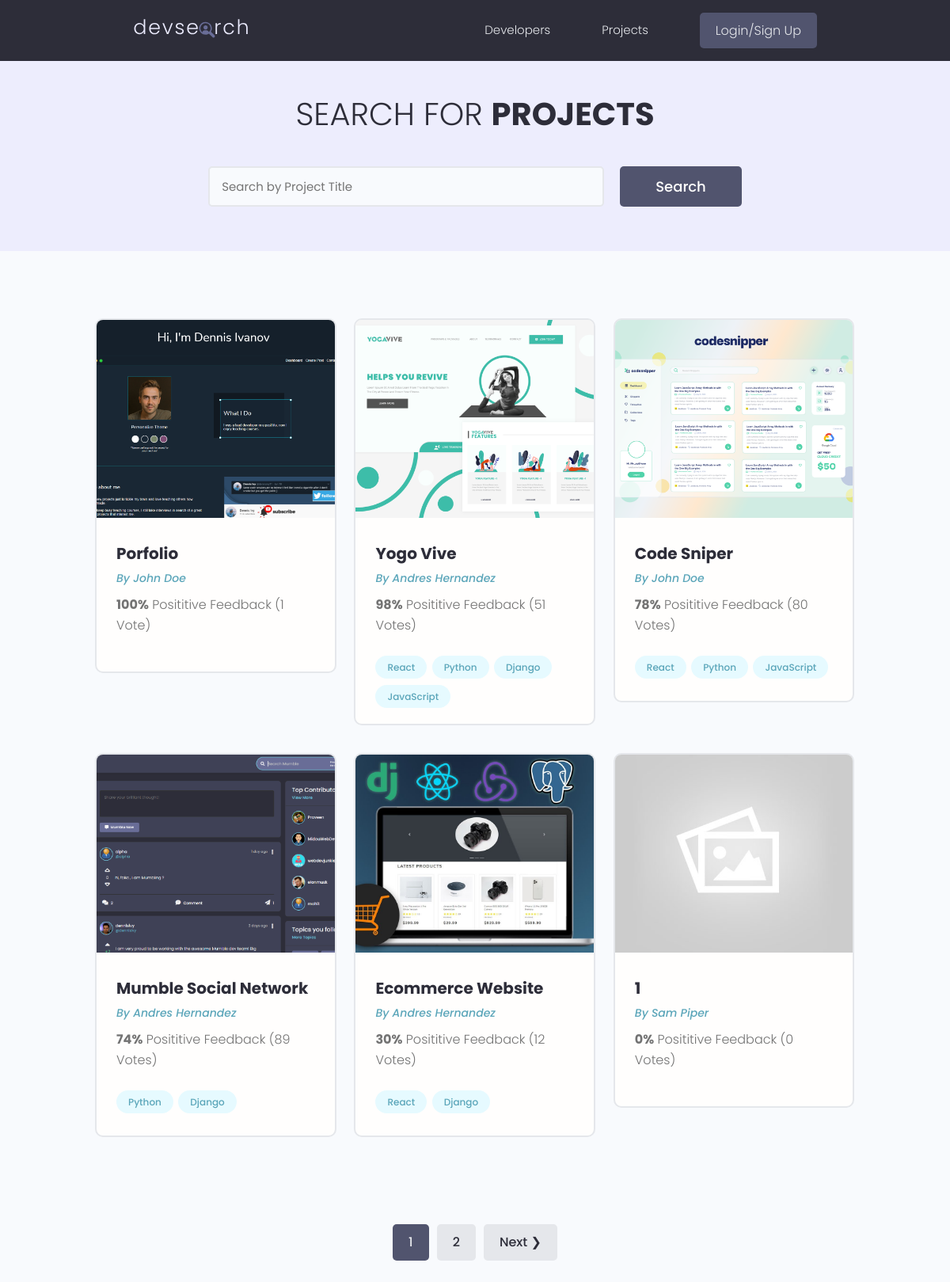
The app's page /projects/, older data.
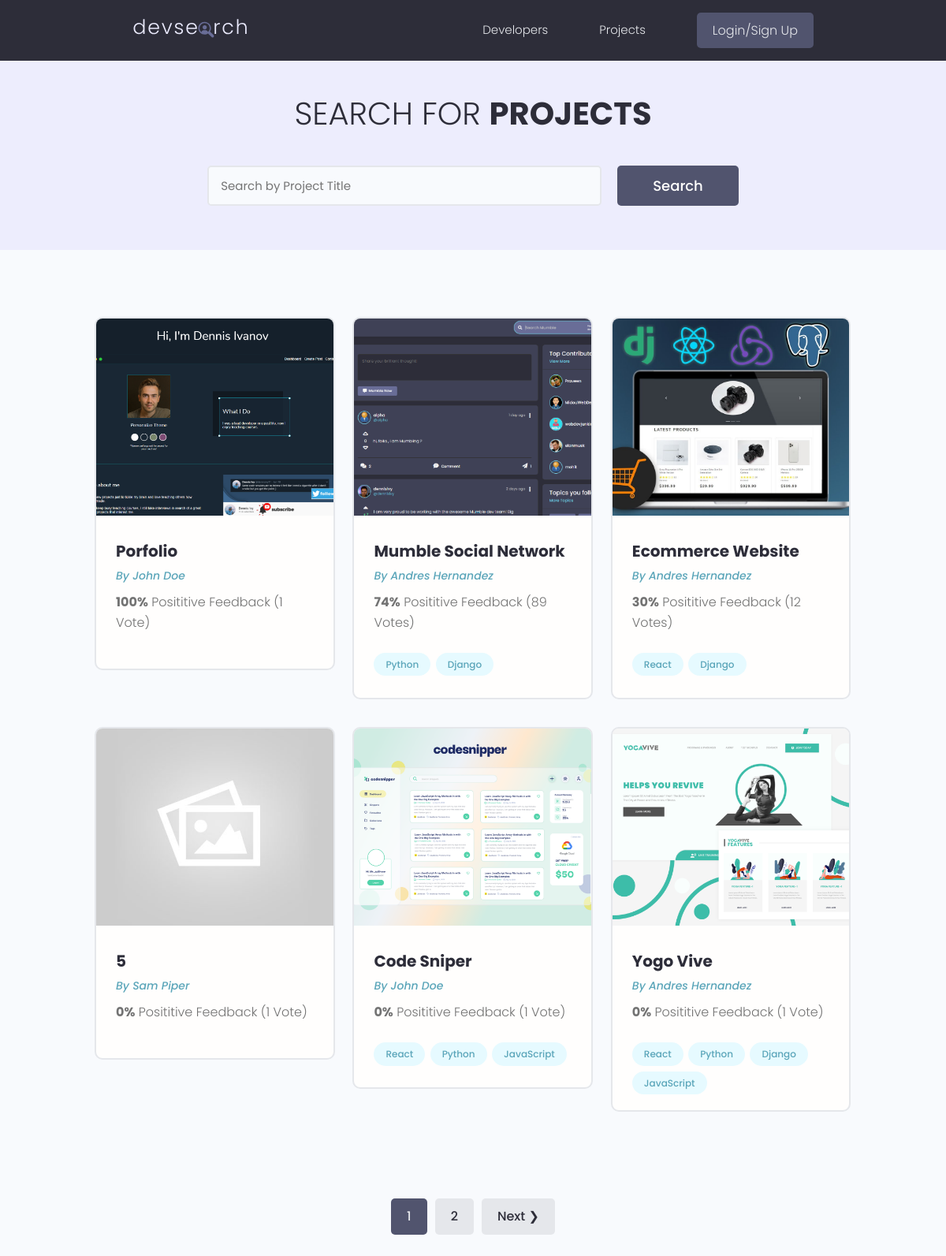
The same page, newer data.
### projects/models.py (models this page shows, shortened)
class Project(models.Model):
    owner = models.ForeignKey(Profile, null=True, blank=True, on_delete=models.SET_NULL)
    title = models.CharField(max_length=200)
    description = models.TextField(null=True, blank=True) # null is for the DB and blank is for the
    featured_image = models.ImageField(null=True, blank=True, default="default.jpg")
    demo_link = models.CharField(max_length=2000, null=True, blank=True)
    source_link = models.CharField(max_length=2000, null=True, blank=True)
    tags = models.ManyToManyField('Tag', blank=True)
    vote_total = models.IntegerField(default=0, null=True, blank=True)
    vote_ratio = models.IntegerField(default=0, null=True, blank=True)
    created = models.DateTimeField(auto_now_add=True)
    id = models.UUIDField(default=uuid.uuid4, unique=True, primary_key=True, editable=False)
    class Meta:
        ordering = ['-vote_ratio', '-vote_total', 'title']

class Tag(models.Model):
    name = models.CharField(max_length=200)
    created = models.DateTimeField(auto_now_add=True)
    id = models.UUIDField(default=uuid.uuid4, unique=True, primary_key=True, editable=False)
    def __str__(self) -> str:
        return self.name

### users/models.py (models this page shows, shortened)
class Profile(models.Model):
    user = models.OneToOneField(User, on_delete=models.CASCADE, null=True, blank=True)
    name = models.CharField(max_length=200, blank=True, null=True)
    email = models.EmailField(max_length=300, blank=True, null=True)
    username = models.CharField(max_length=200, blank=True, null=True)
    location = models.CharField(max_length=200, blank=True, null=True)
    short_intro = models.CharField(max_length=200, blank=True, null=True)
    bio = models.TextField(blank=True, null=True)
    profile_image = models.ImageField(null=True, blank=True, upload_to= 'profiles/', default='profiles/user-default.png')
    social_github = models.CharField(max_length=200, blank=True, null=True)
    social_twitter = models.CharField(max_length=200, blank=True, null=True)
    social_linkedin = models.CharField(max_length=200, blank=True, null=True)
    social_youtube = models.CharField(max_length=200, blank=True, null=True)
    social_website = models.CharField(max_length=200, blank=True, null=True)
    created = models.DateTimeField(auto_now_add=True)
    id = models.UUIDField(default=uuid.uuid4, unique=True, primary_key=True, editable=False)

### projects/views.py (the view)
# urls.py: path('projects/', include('projects.urls')),
def projects(request):
    projects, search_query = searchProjects(request)
    custom_range, projects = paginateProjects(request, projects, 6)
    context = {
        'projects': projects, 'search_query':search_query, 'custom_range': custom_range
        }
    return render(request, 'projects/projects.html', context )

### projects/utils.py (called while the page is built)
def paginateProjects(request, projects, results):
    page = request.GET.get('page')
    paginator = Paginator(projects, results)
    try:
        projects = paginator.page(page)
    except PageNotAnInteger:
        page = 1
        projects = paginator.page(page)
    except EmptyPage:
        page = paginator.num_pages
        projects = paginator.page(page)
    leftIndex = (int(page) - 1)
    rightIndex = (int(page) + 2)
    if leftIndex < 1: leftIndex = 1
    if rightIndex > paginator.num_pages: rightIndex = paginator.num_pages + 1
    custom_range = range(leftIndex, rightIndex)
    return custom_range, projects

def searchProjects(request):
    search_query = ''
    if request.GET.get('search_query'):
        search_query = request.GET.get('search_query')
    tags = Tag.objects.filter(name__icontains=search_query)
    projects = Project.objects.distinct().filter(
        Q(title__icontains=search_query) |
        Q(description__icontains=search_query) |
        Q(owner__name__icontains=search_query) |
        Q(tags__in=tags)
    )
    return projects, search_query

### projects/templates/projects/projects.html (shortened to what this page needs)
{% extends 'main.html' %}
{% block content %}
<main class="projects">
   <section class="hero-section text-center">
     <div class="container container--narrow">
       <div class="hero-section__box">
         <h2>Search for <span>Projects</span></h2>
       </div>
       <div class="hero-section__search">
         <form class="form" id="searchForm" action="{% url 'projects' %}" method="get">
           <div class="form__field">
             <input class="input input--text" id="formInput#search" type="text" name="search_query"
             value="{{search_query}}"  placeholder="Search by Project Title" />
           </div>
           <input class="btn btn--sub btn--lg" type="submit" value="Search" />
         </form>
       </div>
     </div>
   </section>
   <section class="projectsList">
     <div class="container">
       <div class="grid grid--three">
         {% for project in projects %}
         <div class="column">
           <div class="card project">
             <a href="{% url 'project' project.id %}" class="project">
               <img class="project__thumbnail" src="{{ project.featured_image.url }}" alt="project thumbnail" />
               <div class="card__body">
                 <h3 class="project__title">{{ project.title }}</h3>
                 <p><a class="project__author" href="{% url 'user-profile' project.owner.id %}">By {{ project.owner.name }}</a></p>
                 <p class="project--rating">
                   <span style="font-weight: bold;">{{ project.vote_ratio}}%</span> Posititive
                   Feedback ({{ project.vote_total }} Vote{{ project.vote_total | pluralize:"s" }})
                 </p>
                 <div class="project__tags">
                    {% for tag in project.tags.all %}
                   <span class="tag tag--pill tag--main">
                     <small>{{ tag }}</small>
                   </span>
                   {% endfor %}
                 </div>
               </div>
             </a>
           </div>
         </div>
         {% endfor %}
       </div>
     </div>
   </section>
  {% include 'pagination.html' with queryset=projects custom_range=custom_range %}
 </main>
{% endblock content %}

Row changes from the older to the newer data that the page shows:
no longer on this page (row unchanged): Project: featured_image (placeholder picture), title "1", owner.name "Sam Piper", vote_ratio "0", vote_total "0", vote_total|pluralize "s"
now on this page (row edited): Project: featured_image (placeholder picture), title "5", owner.name "Sam Piper", vote_ratio "0", vote_total "1"
changed Project "Code Sniper": vote_ratio "78" → "0"; vote_total "80" → "1"; vote_total|pluralize "s" → (not shown); moves down the list
changed Project "Yogo Vive": vote_ratio "98" → "0"; vote_total "51" → "1"; vote_total|pluralize "s" → (not shown); moves down the list
